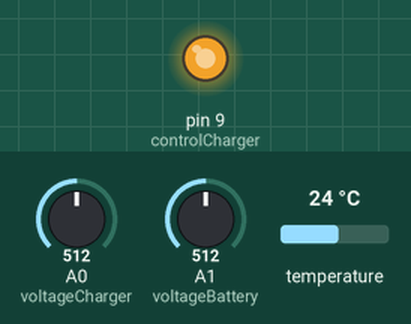
This sketch was run on a simulated Arduino Uno, built with avr-gcc and run on an emulated ATmega328P. Parts: output pins drawn as LEDs (lit = HIGH). The inputs (shaded band) are chosen by the test bench; at power-on: A0 (voltageCharger) = 512, A1 (voltageBattery) = 512, temperature 24 °C. The local clock reads 2024-03-15 10:24:30 at power-on unless the sketch sets it; what the sketch prints to the serial monitor is not drawn.

Above: at 0.1 s.
Timing chart, 0 to 1.6 s (numbered marks = the images above):
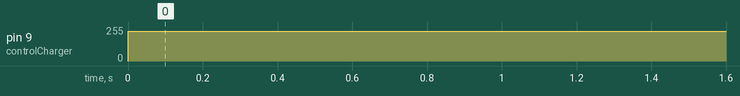

The sketch:

Tes_Read_Voltase_Charger_dan_Baterai_plus_RTC.ino
```cpp
// Ini perubahan urang qi
//tambah led
//cobain pake gui ismail

int valueinputCharger = 0;
int valueinputBattery = 0;
float valuevoltageCharger;
float valuevoltageBattery;
float R1 = 100000.0;
float R2 = 20000.0;
float R3 = 100000.0;
float R4 = 20000.0;

//RTC
#include <DS3231.h>
DS3231  rtc(SDA, SCL);
Time waktu;

#define voltageCharger A0
#define voltageBattery A1

#define controlCharger 9

void setup() {
  // put your setup code here, to run once:

  rtc.begin(); // Initialize the rtc object

  Serial.begin(9600);
  pinMode(controlCharger, OUTPUT);
}

void loop() {
  // put your main code here, to run repeatedly:

  analogWrite(controlCharger, 225);


  read_voltase();
  tampilkan_serial();
}

void read_voltase(void)
  {
    valueinputCharger = analogRead(voltageCharger);
    valuevoltageCharger = valueinputCharger * (5.0/1024)*((R1 + R2)/R2);

    valueinputBattery = analogRead(voltageBattery);
    valuevoltageBattery = valueinputBattery * (5.0/1024)*((R3 + R4)/R4);

    delay(1000);
  }

void tampilkan_serial(void)
    {
        /*// Send Day-of-Week
        Serial.print(rtc.getDOWStr());
        Serial.print(" ");

        // Send date
        Serial.print(rtc.getDateStr());
        Serial.print(" -- ");

        // Send time
        Serial.println(rtc.getTimeStr());*/

        // menampilkan tanggal pada serial monitor
      Serial.print(rtc.getDOWStr(FORMAT_LONG));
      Serial.print(";");
      Serial.print(rtc.getDateStr());
      Serial.print(";");

        // menampilkan waktu pada serial monitor
      waktu = rtc.getTime();
      int dataJam = waktu.hour;
      int dataMenit = waktu.min;
      int dataDetik = waktu.sec;
      Serial.print(dataJam);
      Serial.print(':');
      Serial.print(dataMenit);
      Serial.print(':');
      Serial.print(dataDetik);
      Serial.print(";");
      Serial.print(rtc.getTemp());
      Serial.print(";");
      Serial.print(valuevoltageCharger);
      Serial.print(";");
      Serial.println(valuevoltageBattery);
    }
```

Measured:
- by itself, pin 9 (controlCharger): 0/255 → 225/255 at 0.00 s
